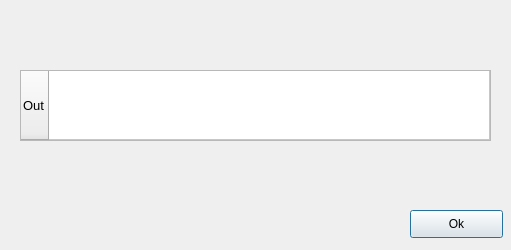
<?xml version="1.0" encoding="UTF-8"?>
<ui version="4.0">
 <class>Dialog</class>
 <widget class="QDialog" name="Dialog">
  <property name="geometry">
   <rect>
    <x>0</x>
    <y>0</y>
    <width>511</width>
    <height>250</height>
   </rect>
  </property>
  <property name="minimumSize">
   <size>
    <width>511</width>
    <height>250</height>
   </size>
  </property>
  <property name="sizeIncrement">
   <size>
    <width>512</width>
    <height>251</height>
   </size>
  </property>
  <property name="windowTitle">
   <string>Outler</string>
  </property>
  <widget class="QPushButton" name="pushButton">
   <property name="geometry">
    <rect>
     <x>410</x>
     <y>210</y>
     <width>93</width>
     <height>28</height>
    </rect>
   </property>
   <property name="text">
    <string>Ok</string>
   </property>
  </widget>
  <widget class="QTableWidget" name="tableWidget">
   <property name="geometry">
    <rect>
     <x>20</x>
     <y>70</y>
     <width>471</width>
     <height>71</height>
    </rect>
   </property>
   <property name="font">
    <font>
     <pointsize>10</pointsize>
    </font>
   </property>
   <property name="showGrid">
    <bool>true</bool>
   </property>
   <property name="sortingEnabled">
    <bool>false</bool>
   </property>
   <property name="wordWrap">
    <bool>true</bool>
   </property>
   <property name="cornerButtonEnabled">
    <bool>true</bool>
   </property>
   <property name="rowCount">
    <number>1</number>
   </property>
   <attribute name="horizontalHeaderVisible">
    <bool>false</bool>
   </attribute>
   <attribute name="horizontalHeaderCascadingSectionResizes">
    <bool>false</bool>
   </attribute>
   <attribute name="horizontalHeaderHighlightSections">
    <bool>true</bool>
   </attribute>
   <attribute name="horizontalHeaderShowSortIndicator" stdset="0">
    <bool>false</bool>
   </attribute>
   <attribute name="horizontalHeaderStretchLastSection">
    <bool>true</bool>
   </attribute>
   <attribute name="verticalHeaderVisible">
    <bool>true</bool>
   </attribute>
   <attribute name="verticalHeaderCascadingSectionResizes">
    <bool>false</bool>
   </attribute>
   <attribute name="verticalHeaderHighlightSections">
    <bool>true</bool>
   </attribute>
   <attribute name="verticalHeaderShowSortIndicator" stdset="0">
    <bool>false</bool>
   </attribute>
   <attribute name="verticalHeaderStretchLastSection">
    <bool>true</bool>
   </attribute>
   <row>
    <property name="text">
     <string>Out</string>
    </property>
   </row>
   <column>
    <property name="text">
     <string>Msg</string>
    </property>
   </column>
   <item row="0" column="0">
    <property name="text">
     <string> </string>
    </property>
   </item>
  </widget>
 </widget>
 <resources/>
 <connections/>
</ui>
